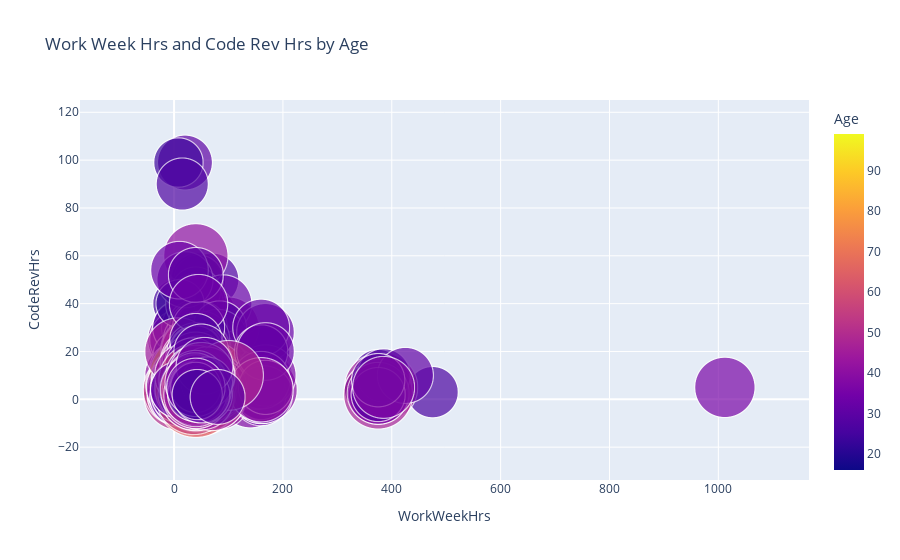

Here is the notebook cell this chart was saved with:
### Markdown cell above
Create a bubble plot of `WorkWeekHrs` and `CodeRevHrs`, use `Age` column as bubble size.

### Code cell
# your code goes here
QUERY = """
SELECT WorkWeekHrs, CodeRevHrs, Age 
FROM master
"""
df4 = pd.read_sql_query(QUERY,conn)
avg_age = int(df4["Age"].mean())
df4["Age"].replace(np.nan, avg_age, inplace=True)

fig = px.scatter(df4, x="WorkWeekHrs", y= "CodeRevHrs", size="Age", color="Age", hover_name="WorkWeekHrs", size_max=100, title = "Work Week Hrs and Code Rev Hrs by Age")
fig.show()

### Figure 1 — Plotly figure (JSON) as saved in the notebook; plotly's stock layout.template omitted (floating-point values rounded to 4 significant figures; data arrays with more than 128 entries replaced by an {"elided": "..."} marker saying what was removed)
{"data": [{"hovertemplate": "<b>%{hovertext}</b><br><br>WorkWeekHrs=%{x}<br>CodeRevHrs=%{y}<br>Age=%{marker.color}<extra></extra>", "hovertext": {"elided": "11398 float values"}, "legendgroup": "", "marker": {"color": {"elided": "11398 int values"}, "coloraxis": "coloraxis", "size": {"elided": "11398 int values"}, "sizemode": "area", "sizeref": 0.0099, "symbol": "circle"}, "mode": "markers", "name": "", "showlegend": false, "type": "scattergl", "x": {"elided": "11398 float values"}, "xaxis": "x", "y": {"elided": "11398 float values"}, "yaxis": "y"}], "layout": {"autosize": true, "coloraxis": {"colorbar": {"title": {"text": "Age"}}, "colorscale": [[0, "#0d0887"], [0.1111, "#46039f"], [0.2222, "#7201a8"], [0.3333, "#9c179e"], [0.4444, "#bd3786"], [0.5556, "#d8576b"], [0.6667, "#ed7953"], [0.7778, "#fb9f3a"], [0.8889, "#fdca26"], [1, "#f0f921"]]}, "legend": {"itemsizing": "constant", "tracegroupgap": 0}, "title": {"text": "Work Week Hrs and Code Rev Hrs by Age"}, "xaxis": {"anchor": "y", "autorange": true, "domain": [0, 1], "range": [-160.5, 1157.0], "title": {"text": "WorkWeekHrs"}, "type": "linear"}, "yaxis": {"anchor": "x", "autorange": true, "domain": [0, 1], "range": [-61.94, 142.1], "title": {"text": "CodeRevHrs"}, "type": "linear"}}}
